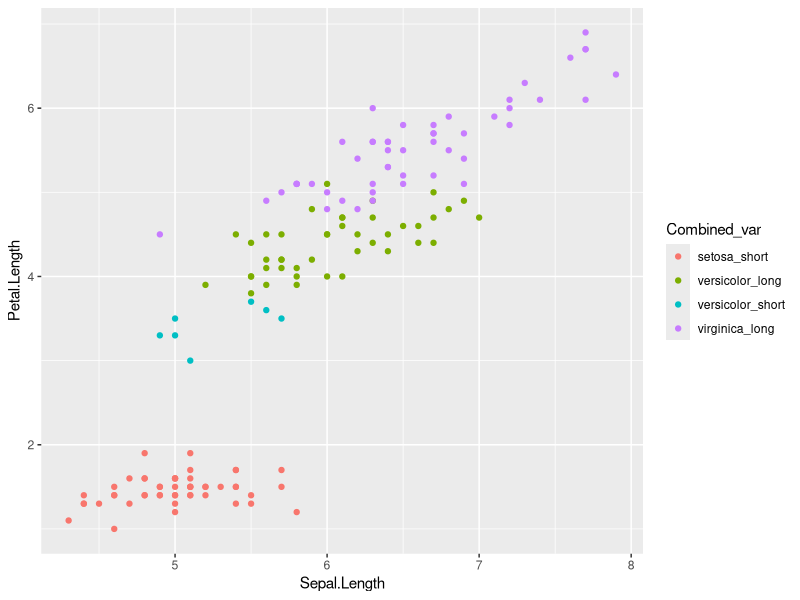
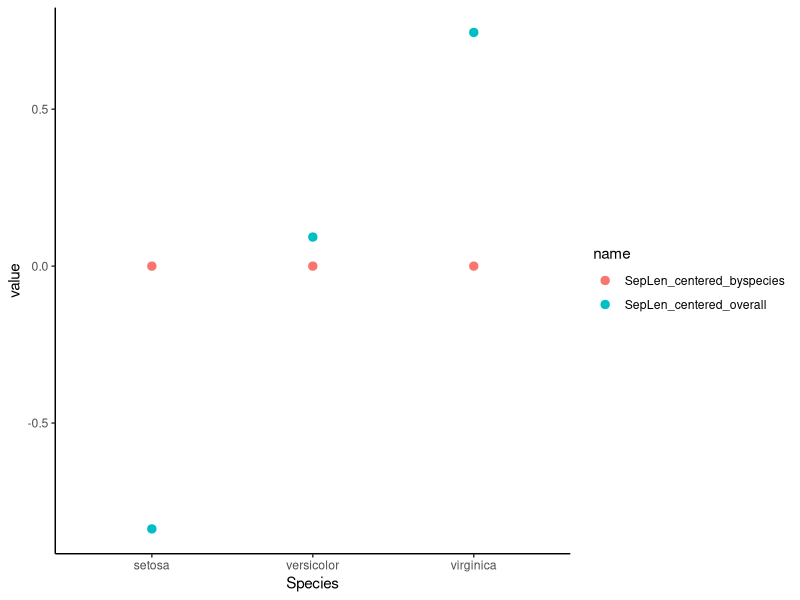

R code for these plots, in order:
install.packages('tidyverse')
library(tidyverse)

dat <- iris
head(dat)

mean(iris$Sepal.Width)

iris$Sepal.Width %>% mean()

# nested
round(mean(iris$Sepal.Width), 2)

# tmp variable
obs_mean = mean(iris$Sepal.Width)
round(obs_mean, 2)

# with pipes
iris$Sepal.Width %>% 
    mean() %>% 
    round(2)

dat <- dat  %>%  #need to reassign the dat object with our new changes
    mutate(centered_SepLen = Sepal.Length - mean(Sepal.Length))

head(dat)

# center sepal length
dat$centered_SepLen = dat$Sepal.Length - mean(dat$Sepal.Length) 
# transforms petal length into zscores
dat$PetLen_zscores = (dat$Petal.Length - mean(dat$Petal.Length))/sd(dat$Petal.Length)

dat <- dat  %>%  
    mutate(centered_SepLen = Sepal.Length - mean(Sepal.Length),  # center Sepal Lengths
           PetLen_zscores = (Petal.Length - mean(Petal.Length))/sd(Petal.Length),  # zscore the Petal Lengths
           n_flowers = length(Species))              # calculate the total number of flowers
head(dat)

smry <- dat  %>% #creating new smry object
    summarise(n_flowers = length(Species), #how many observations (flowers) are there total? 
              shortSepal_prop = mean(centered_SepLen < 0), #what prop. have smaller-than-average sepal length?
              setosa_prop = mean(Species == 'setosa'), #what prop. of measured flowers are species Setosa?
              SepLen_mean = mean(Sepal.Length), #mean sepal length
              SepLen_sd = sd(Sepal.Length), #standard deviation of sepal length
              SepLen_se = SepLen_sd / sqrt(n_flowers)
              )
smry

print(paste('species options:',paste(levels(dat$Species),collapse=", ")))

# get rid of all setosa flowers and any flowers with negative sepal lengths
cleaned_dat <- dat  %>% 
    filter(Species != 'setosa', #!= is read "not equal to"
           Sepal.Length >= 0)

# make new data.frames for the remaining two species
versi.dat <- filter(cleaned_dat, Species == 'versicolor')
virgi.dat <- filter(cleaned_dat, Species == 'virginica')

# look at first six rows of all three data.frames
head(cleaned_dat); head(versi.dat); head(virgi.dat)

# calculate summarise for versicolor species
dat  %>% 
 filter(Species == 'versicolor')  %>% 
 summarise(SepLen_mean = mean(Sepal.Length),
           SepLen_sd = sd(Sepal.Length))

# calculate summarise for virginica species
dat  %>% 
 filter(Species == 'virginica')  %>% 
 summarise(SepLen_mean = mean(Sepal.Length),
           SepLen_sd = sd(Sepal.Length))

dat  %>% 
    select(Species, Petal.Length, Petal.Width) %>%
    head() 

#remove original petal length & width variables
dat  %>% 
    select(-Petal.Length, -Petal.Width) %>%
    head()  

# look at full data set to see order
head(dat)

# look at just a certain range of variables
dat  %>% 
    select(Sepal.Length:Species) %>%
    head()

dat  %>% 
    select(starts_with("Petal")) %>% 
    head()

dat %>% 
    arrange(Species, desc(Petal.Length)) %>%
    head()

#levels(dat$Species)
#dat  %>% 
#    arrange(desc(Species), desc(Petal.Length)) %>%
#    head()

dat <- dat  %>%  
    mutate(PetalType = if_else(Petal.Length > mean(Petal.Length),"long","short"))

head(dat)

dat <- dat %>% 
      unite(Combined_var, Species, PetalType, remove=FALSE)
head(dat)

ggplot(dat, aes(Sepal.Length, Petal.Length, color = Combined_var))+ geom_point(size = 1.5)

dat <- dat  %>% 
    separate(Combined_var, into=c('Species1', 'PetalType1'))
head(dat)

dat %>% 
    group_by(Species, PetalType) %>%
    print()

dat  %>% 
    group_by(Species, PetalType)  %>% 
    summarise(SepLen_mean = mean(Sepal.Length),
              SepLen_sd = sd(Sepal.Length),
              SepWid_mean = mean(Sepal.Width),
              SepWid_sd = sd(Sepal.Length))


dat_centered  <- dat  %>% 
 #center values by mean for all data:
 mutate(SepLen_centered_overall = Sepal.Length - mean(Sepal.Length)) %>% 
 group_by(Species)  %>% 
 #center values by mean for each species:
 mutate(SepLen_centered_byspecies = Sepal.Length - mean(Sepal.Length)) %>% 
 #just show the relevant variables (there are a lot of variables in this data.frame now!):
 select(Species, SepLen_centered_overall:SepLen_centered_byspecies)

head(dat_centered)

dat_centered %>% 
    pivot_longer(c(SepLen_centered_overall, SepLen_centered_byspecies)) %>% 
    ggplot(aes(Species, value, color=name)) +
    stat_summary(geom='point',fun=mean, size = 2.5) +
    theme_classic()

#Initial dataframe
nested  <- dat  %>% 
    select(c(Sepal.Length:Petal.Width, Species, PetalType))
head(nested)

#nesting
nested %>% 
    nest(data = c(Sepal.Length:Petal.Width, PetalType)) %>% 
    print

nested %>% 
    nest(data = c(Sepal.Length:Petal.Width, PetalType)) %>% 
    pull(data) %>% #tidyverse version of $ -- selecting data column
    first()  %>%  #pulling first row
    head() #just top 6 lines

nested %>% 
    nest(data = c(Sepal.Length:Petal.Width)) %>% #re-nesting with different variables
    print()

nested  %>% 
    group_by(Species) %>% 
    nest() %>% 
    print()

nested  <- nested %>% 
    group_by(Species, PetalType) %>% 
    nest() %>% 
    print()

nested_lm  <- nested  %>% 
    mutate(model_fit = map(data, #column name in nested df
                           function(nest_df) lm(Sepal.Length ~ Petal.Length, data=nest_df))) 

print(nested_lm)

nested_lm %>%  
    pull(model_fit) %>% #tidyverse version of $ -- selecting model_fit column
    first()  %>%  #pulling first row
    head(2) #just top 2 lines of nested df

nested_lm <- nested_lm  %>% 
        mutate(coef = map(model_fit, #now iterating over "model_fit" instead of "data"
                      #a function to create data frame of coef names/values:
                      function(fit) data.frame(name = names(fit$coefficients), 
                                               beta = fit$coefficients)))
print(nested_lm)

nested_lm  <- nested_lm  %>% 
        unnest(coef)

print(nested_lm)

newdat <- iris # new duplicate
newdat$flower.num <- 1:nrow(newdat) # add ID
head(newdat)

newdat <- newdat %>%
      pivot_longer(cols = c(Sepal.Length, Sepal.Width, #concatenate to select multiple
                            Petal.Length, Petal.Width),
                   names_to = "iris_attribute",
                   values_to = "value")
head(newdat)

newdat <- newdat %>%
      pivot_wider(names_from = "iris_attribute", values_from = "value")
head(newdat)

# participant info
personal <- data.frame(name = c("p01", "p02", "p03"),
                       age = c(18, 21, 23), 
                       firstlang = c("English", "Chinese", "English"))

# response database
response <- data.frame(name= c("p01","p01","p02","p02"),
                       response=c(0,1,1,0))
head(personal)
head(response)

personal %>% 
    left_join(response, by = "name") %>% #piped "personal" in, so only one df here
    head()

personal %>% 
    right_join(response, by = "name") %>% #piped "personal" in, so only one df here
    head()
